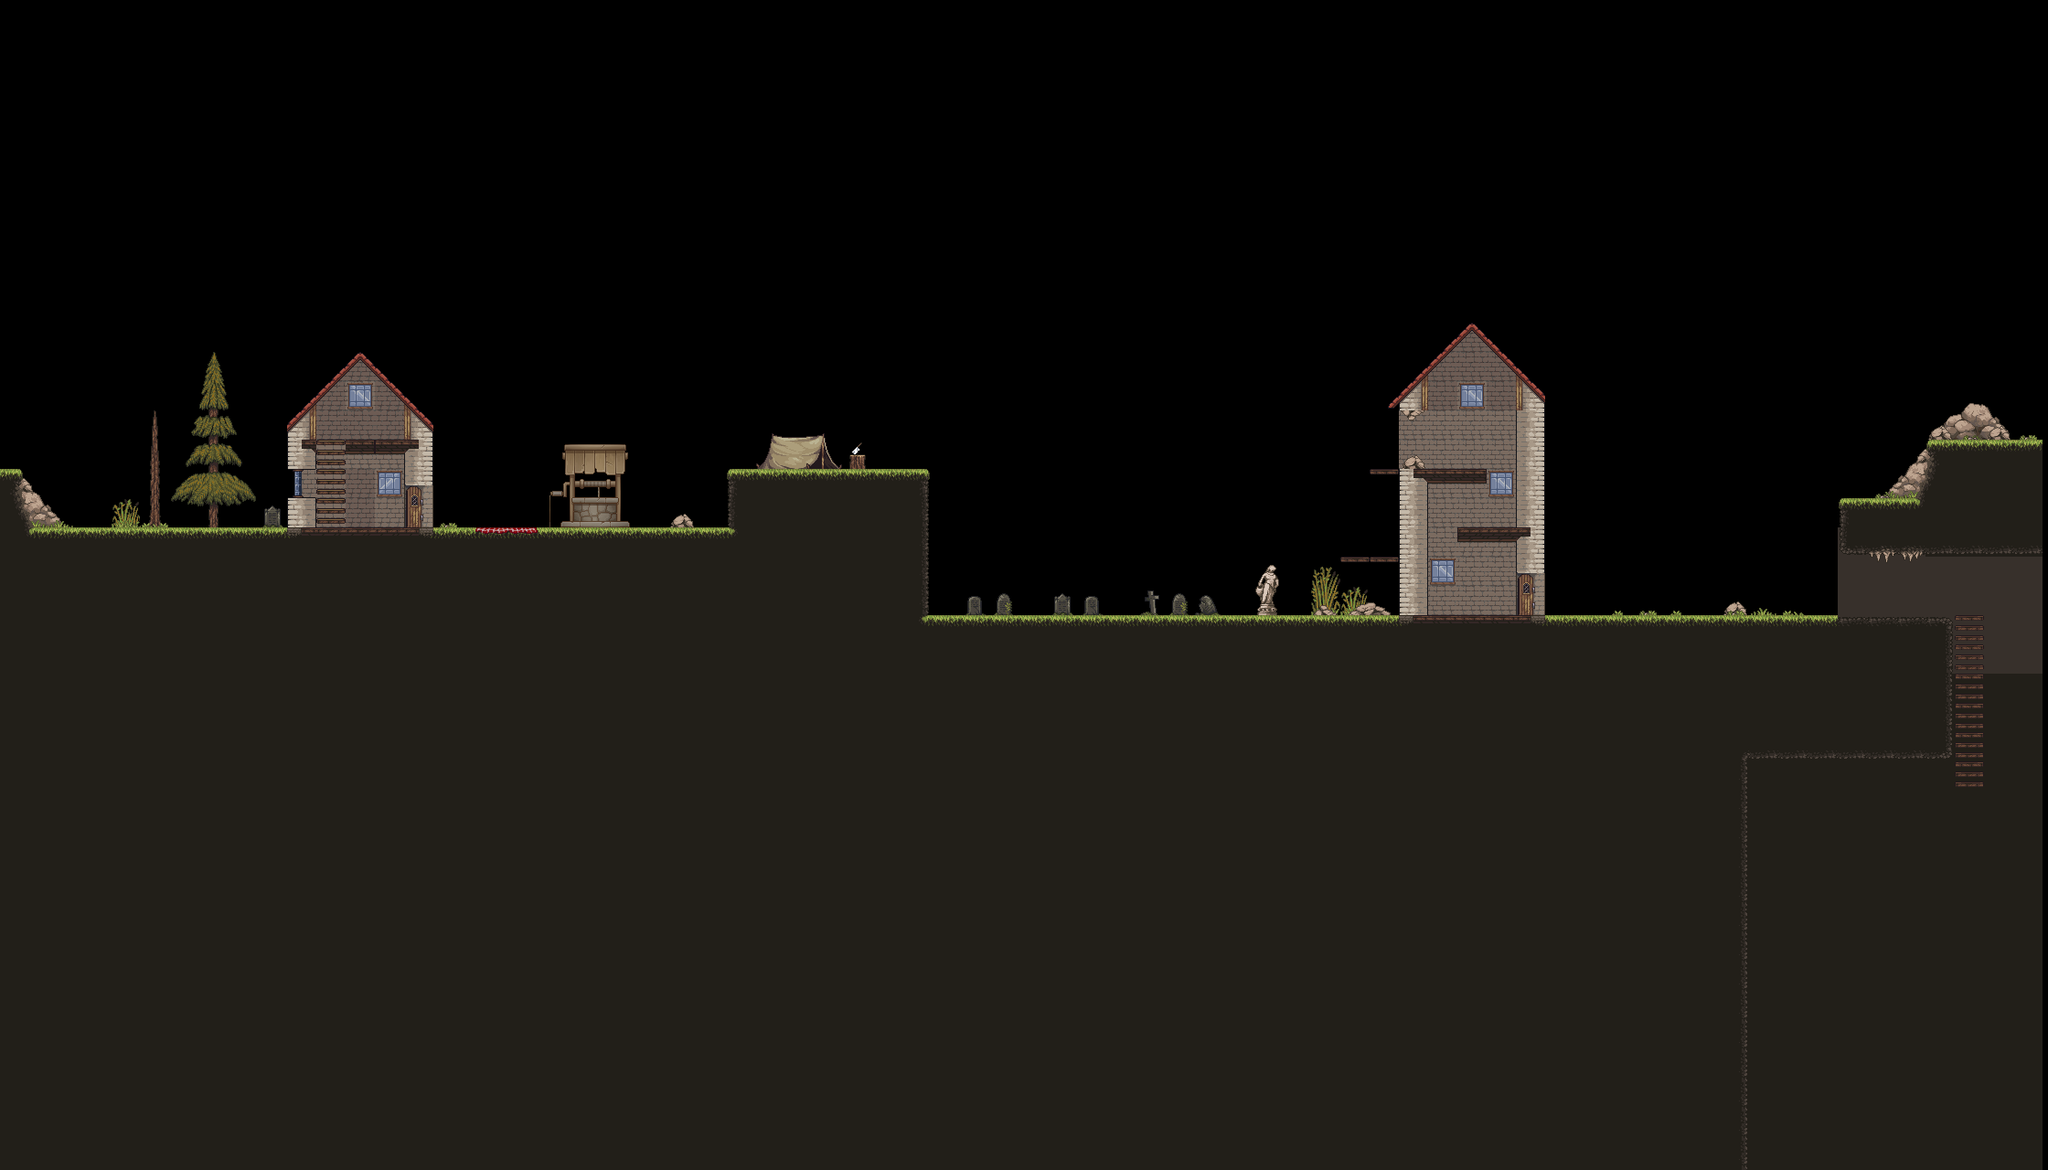

This game map was drawn from its Tiled (.tmx) file and the tilesets committed beside it. A one-line description and the trimmed map source follow:
An orthogonal 70x40 tile map with 32x32 px tiles, 2 tile layers (Kachelebene 1,  Ebene 2), 3 tilesets.

<map version="1.10" tiledversion="1.10.2" orientation="orthogonal" renderorder="right-down" width="70" height="40" tilewidth="32" tileheight="32" infinite="0" nextlayerid="3" nextobjectid="1">
 <tileset firstgid="1" source="../assets/Gandalf Tileset.tsx" />
 <tileset firstgid="1081" source="../assets/Grass.tsx" />
 <tileset firstgid="1337" source="../assets/Casinos Tileset.tsx" />
 <layer id="1" name="Kachelebene 1" width="70" height="40" offsetx="-6.5" offsety="1.75">
  <data>[2800 cells, 1786 non-empty, 111 distinct tile ids]</data>
 </layer>
 <layer id="2" name=" Ebene 2" width="70" height="40" offsetx="-6.5" offsety="1.75">
  <data>[2800 cells, 894 non-empty, 32 distinct tile ids]</data>
 </layer>
</map>
